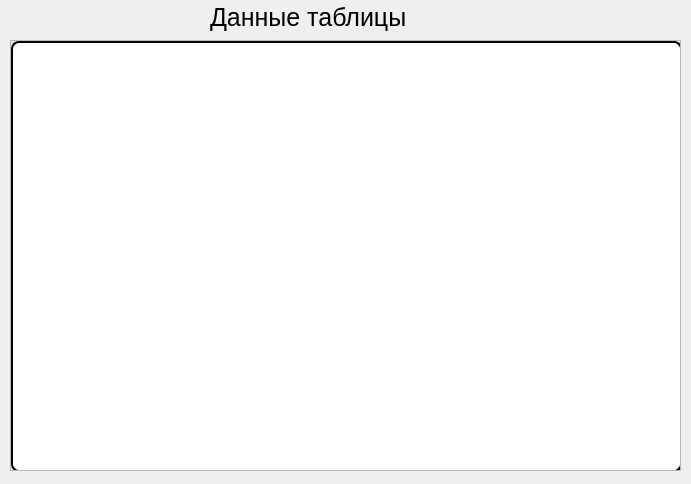
<?xml version="1.0" encoding="UTF-8"?>
<ui version="4.0">
 <class>TableShow</class>
 <widget class="QWidget" name="TableShow">
  <property name="windowModality">
   <enum>Qt::WindowModality::ApplicationModal</enum>
  </property>
  <property name="geometry">
   <rect>
    <x>0</x>
    <y>0</y>
    <width>691</width>
    <height>484</height>
   </rect>
  </property>
  <property name="windowTitle">
   <string>Form</string>
  </property>
  <widget class="QScrollArea" name="scrollArea">
   <property name="geometry">
    <rect>
     <x>10</x>
     <y>40</y>
     <width>671</width>
     <height>431</height>
    </rect>
   </property>
   <property name="widgetResizable">
    <bool>true</bool>
   </property>
   <widget class="QWidget" name="scrollAreaWidgetContents">
    <property name="geometry">
     <rect>
      <x>0</x>
      <y>0</y>
      <width>669</width>
      <height>429</height>
     </rect>
    </property>
    <widget class="QTableWidget" name="tableWidget">
     <property name="geometry">
      <rect>
       <x>0</x>
       <y>0</y>
       <width>671</width>
       <height>431</height>
      </rect>
     </property>
     <property name="styleSheet">
      <string notr="true">font: 14pt;
color: rgb(0, 0, 0);
background-color: rgb(255, 255, 255);
border-radius:8px;
border-style: outset;
border-width: 2px;
border-color: black;</string>
     </property>
    </widget>
   </widget>
  </widget>
  <widget class="QLabel" name="label">
   <property name="geometry">
    <rect>
     <x>210</x>
     <y>0</y>
     <width>207</width>
     <height>35</height>
    </rect>
   </property>
   <property name="styleSheet">
    <string notr="true">font-size:25px;
color: rgb(0, 0, 0);</string>
   </property>
   <property name="text">
    <string>Данные таблицы</string>
   </property>
  </widget>
 </widget>
 <resources/>
 <connections/>
</ui>
